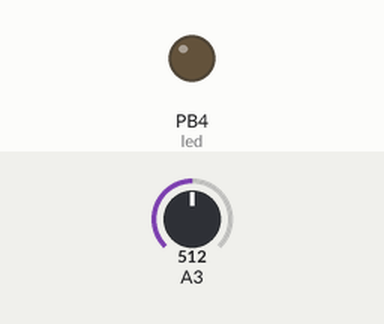
Recording of a sketch running on a simulated ATtiny85, built with avr-gcc and run on an emulated ATtiny85. On the bench: output pins drawn as LEDs (lit = HIGH). The inputs (shaded band) are chosen by the test bench; at power-on: A3 = 512.

Above: at 12.2 s.
At 47.56 s:
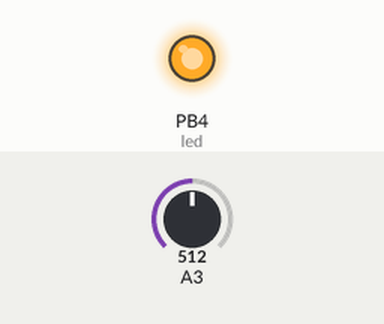
Timing chart, 0 to 60.7 s (numbered marks = the images above):
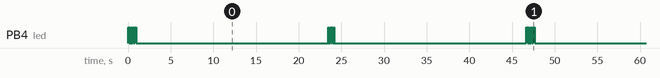

Measured:
- by itself, PB4 (led): repeats every 46.7 s: LOW 0.05 s, HIGH 0.05 s, LOW 0.15 s, HIGH 0.05 s, 2 × (LOW 0.10 s, HIGH 0.15 s), LOW 22.5 s, HIGH 0.05 s, LOW 0.15 s, HIGH 0.15 s, LOW 0.05 s, HIGH 0.15 s, LOW 0.10 s, HIGH 0.05 s, LOW 22.5 s, HIGH 0.15 s
- by itself, everything shown: repeats every 46.7 s, in 18 steps

The sketch:

BlinkAtTiny85.ino
```cpp
int led = 4;
int potentiometer = 3;
int spacer =100;
int offset = 50;

int count = 0;
// the setup function runs once when you press reset or power the board
void setup() {
  // initialize digital pin 13 as an output.
  pinMode(led, OUTPUT);
}

// the loop function runs over and over again forever
void loop() {
  int val = analogRead(potentiometer);
  val = map(val, 0, 1023, 0, 45000);

  if(count%2==0){
    digitalWrite(led, HIGH);   // turn the LED on (HIGH is the voltage level)
    delay(spacer+offset);              // wait for a second
    digitalWrite(led, LOW);    // turn the LED off by making the voltage LOW
    delay(spacer-offset);
    digitalWrite(led, HIGH);   // turn the LED on (HIGH is the voltage level)
    delay(spacer-offset);              // wait for a second
    digitalWrite(led, LOW);    // turn the LED off by making the voltage LOW
    delay(spacer+offset);
    digitalWrite(led, HIGH);   // turn the LED on (HIGH is the voltage level)
    delay(spacer-offset);              // wait for a second
    digitalWrite(led, LOW);    // turn the LED off by making the voltage LOW
    delay(spacer);
    digitalWrite(led, HIGH);   // turn the LED on (HIGH is the voltage level)
    delay(spacer+offset);              // wait for a second
    digitalWrite(led, LOW);    // turn the LED off by making the voltage LOW
    delay(spacer);
    digitalWrite(led, HIGH);   // turn the LED on (HIGH is the voltage level)
    delay(spacer+offset);              // wait for a second
    digitalWrite(led, LOW);    // turn the LED off by making the voltage LOW
  }else{
    digitalWrite(led, HIGH);   // turn the LED on (HIGH is the voltage level)
    delay(spacer-offset);              // wait for a second
    digitalWrite(led, LOW);    // turn the LED off by making the voltage LOW
    delay(spacer+offset);
    digitalWrite(led, HIGH);   // turn the LED on (HIGH is the voltage level)
    delay(spacer+offset);              // wait for a second
    digitalWrite(led, LOW);    // turn the LED off by making the voltage LOW
    delay(spacer-offset);
    digitalWrite(led, HIGH);   // turn the LED on (HIGH is the voltage level)
    delay(spacer+offset);              // wait for a second
    digitalWrite(led, LOW);    // turn the LED off by making the voltage LOW
    delay(spacer);
    digitalWrite(led, HIGH);   // turn the LED on (HIGH is the voltage level)
    delay(spacer-offset);              // wait for a second
    digitalWrite(led, LOW);    // turn the LED off by making the voltage LOW
  }

  delay(val);
  count = count + 1;

  if(count > 2000){
    count = 0;
  }
}
```
